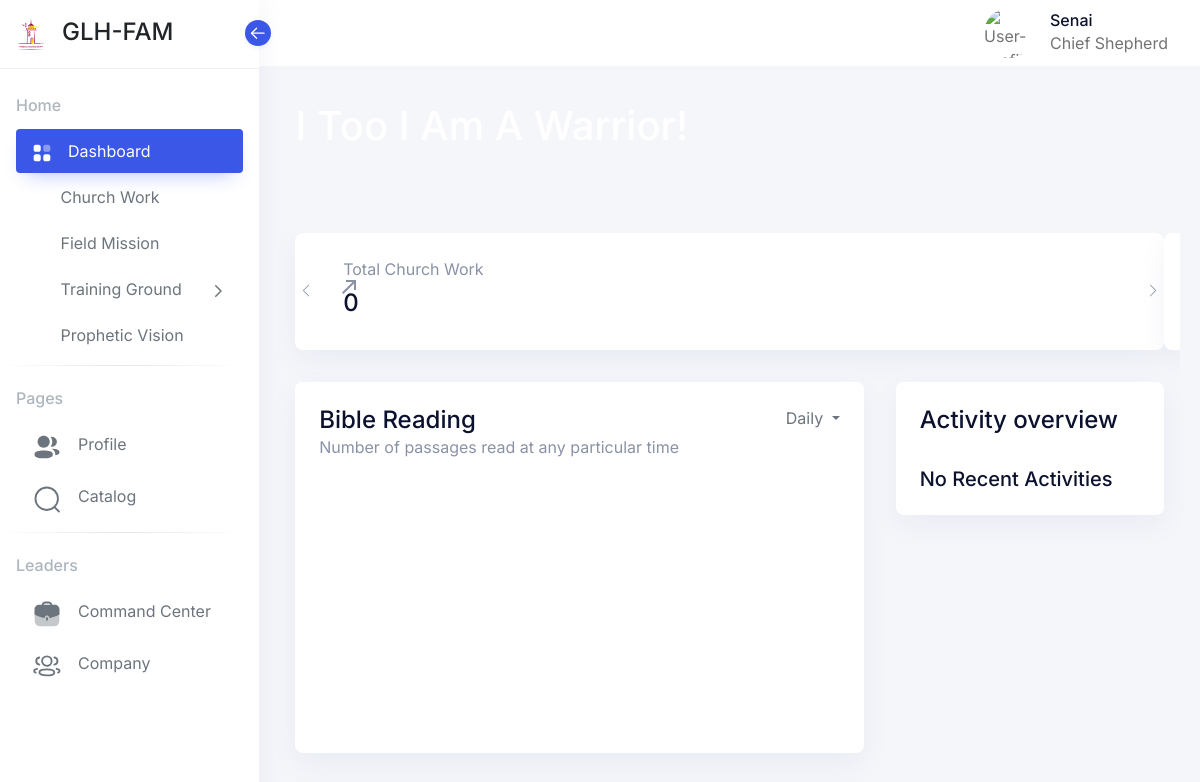
Before: / (signed in, upper part) with the older database file.
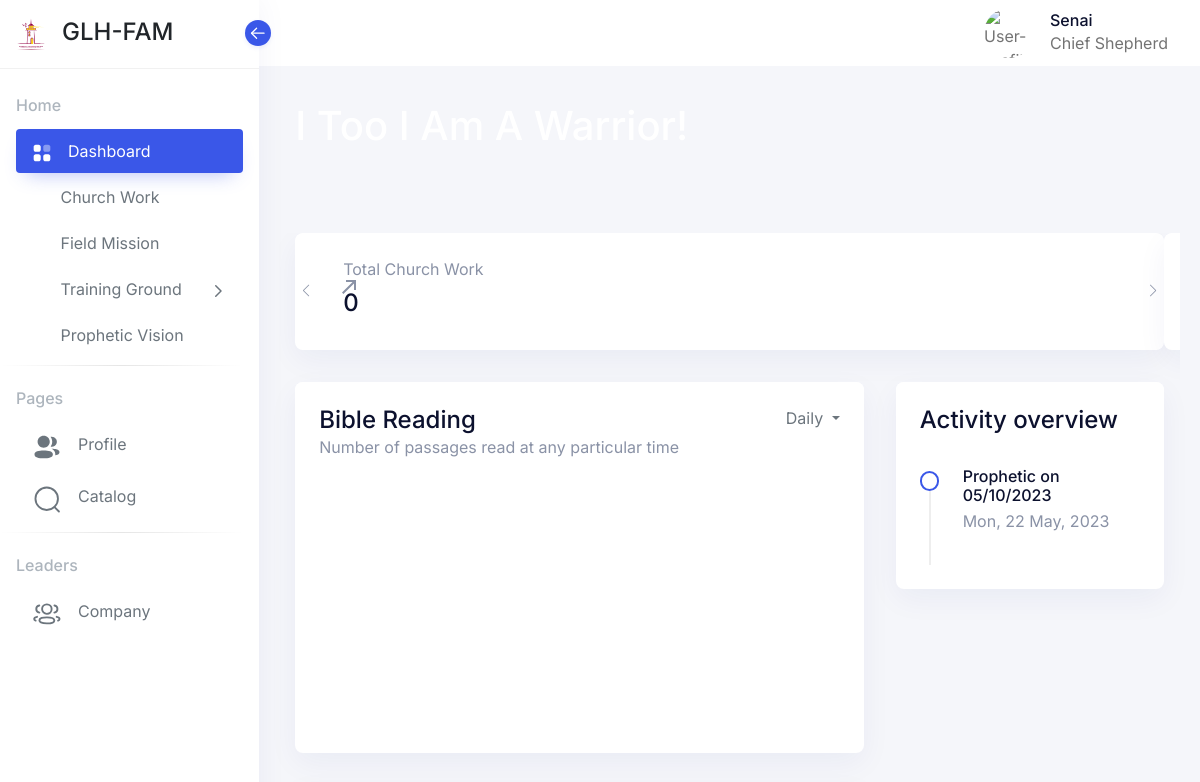
After: the same page with the newer database file.
### home/models.py (models this page shows, shortened)
class RecentActivity(models.Model):
    username = models.ForeignKey(settings.AUTH_USER_MODEL, on_delete=models.CASCADE, to_field='username')
    category = models.CharField(max_length=20, choices=CHOICES)
    date = models.DateField(auto_now_add=True)
    details = models.CharField(max_length=100, blank=True, null=True)
    objects = models.Manager()
    custom_objects = RecentActivityManager()
    class Meta:
        ordering = ('-date', )
        verbose_name_plural = "Recent Activities"

### home/views.py (the view, shortened to what this page needs)
# urls.py: 2. Add a URL to urlpatterns:  path('', Home.as_view(), name='home')
class Home(LoginRequiredMixin, TemplateView):
    login_url = reverse_lazy('users-login')
    template_name = 'dashboard/index.html'
    def get_context_data(self, **kwargs):
        context = super(Home, self).get_context_data(**kwargs)
        recent = RecentActivity.custom_objects.auto_delete_old_activities(username=self.request.user)
        context['category'] = 'Homepage'
        context['developers'] = developers
        context['user'] = self.request.user
        context['title'] = title
        context['recent_activity'] = recent
        try:
            member_schedule = FamilyMemberWeeklySchedule.objects.get(username=self.request.user)
        except FamilyMemberWeeklySchedule.DoesNotExist:
            context['member_schedule'] = False
        return context

### custom_tags/templatetags/extra_tags.py (called while the page is built)
@register.filter()
@stringfilter
def my_date_filter(value: str):
    if value == 'None':
        return ""
    else:
        date = datetime.strptime(value, "%Y-%m-%d")
        return date.strftime('%a, %d %B, %Y')

### home/models.py (called while the page is built)
    def auto_delete_old_activities(self, username):
        all_activities = self.get_queryset().filter(username=username).order_by('date')
        old_activities = all_activities[10:]
        new_activities = all_activities[:10]
        if old_activities:
            for activity in old_activities:
                activity.delete()
        return new_activities

### templates/dashboard/index.html (shortened to what the changed rows need)
{% load static %}
{% load extra_tags %}
<!doctype html>
<html lang="en" dir="ltr">
  <head>
      {% include 'includes/vendor_css.html' %}
  </head>
  <body class="  ">
    <aside class="sidebar sidebar-default navs-rounded-all ">
        <div class="sidebar-body pt-0 data-scrollbar">
            <div class="sidebar-list">
                {% block navbar %}
                    <ul class="navbar-nav iq-main-menu" id="sidebar-menu">
                        {% if user.permission.head_of_department %}
                            <li class="nav-item">
                                <a class="nav-link" href="{% url 'hod_reports:dashboard' %}" target="_blank">
                                    <i class="icon">
                                    </i>
                                    <span class="item-name">Command Center</span>
                                </a>
                            </li>
                        {% endif %}
                    </ul>
                {% endblock navbar %}
            </div>
        </div>
    </aside>    <main class="main-content">
      <div class="position-relative iq-banner">
          {% block blue_background_heading %}
          <div class="iq-navbar-header" style="height: 215px;">
              <div class="container-fluid iq-container">
                  <div class="row">
                      {% block welcome_text %}
                          <div class="col-md-12">
                              <div class="flex-wrap d-flex justify-content-between align-items-center">
                                  <div>
                                      <h1>I Too I Am A Warrior!</h1>
                                  </div>
                              </div>
                          </div>
                      {% endblock welcome_text %}
                  </div>
              </div>
          </div>
         {% endblock blue_background_heading %}
      </div>
      {% block content %}
          <div class="conatiner-fluid content-inner mt-n5 py-0">
            <div class="row">
               <div class="col-md-12 col-lg-4">
                  <div class="row">
                     <div class="col-md-12 col-lg-12">
                        <div class="card" data-aos="fade-up" data-aos-delay="600">
                           <div class="card-body">
                               {% for item in recent_activity %}
                                   <div class="mb-2  d-flex profile-media align-items-top">
                                       <div class="mt-1 profile-dots-pills border-primary"></div>
                                       <div class="ms-4">
                                           <h6 class="mb-1 ">{{ item.details }}</h6>
                                           <span class="mb-0">{{ item.date|my_date_filter }}</span>
                                       </div>
                                   </div>
                               {% empty %}
                                   <h5>No Recent Activities</h5>
                               {% endfor %}
                           </div>
                        </div>
                     </div>
                  </div>
               </div>
            </div>
          </div>
      {% endblock content %}
          </main>
  </body>
</html>

Changed rows visible on the page:
added RecentActivity: details "Prophetic on 05/10/2023", date|my_date_filter "Mon, 22 May, 2023"
Other visible differences:
text no longer shown: "Command Center No Recent Activities"
